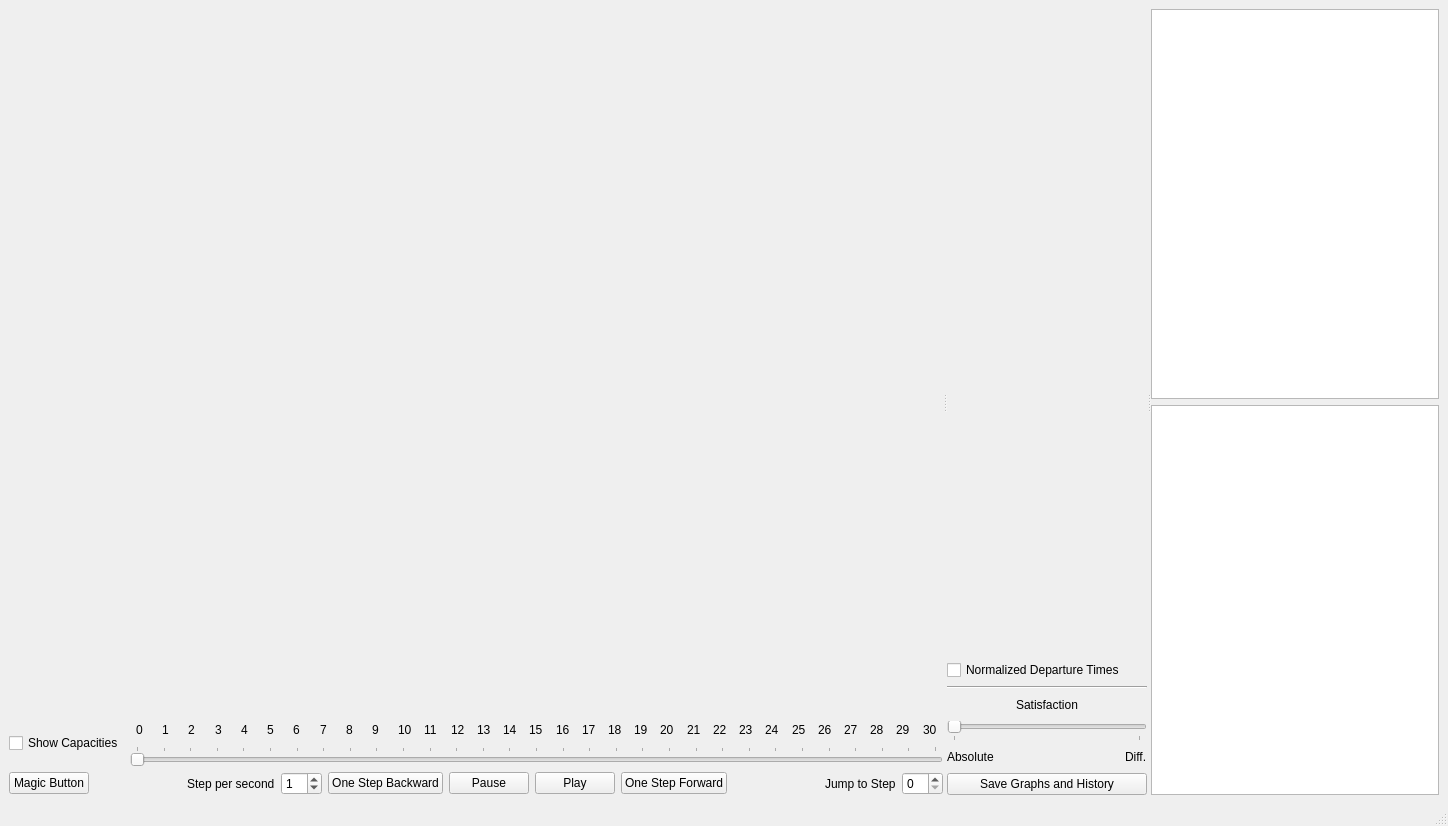
<?xml version="1.0" encoding="UTF-8"?>
<ui version="4.0">
 <class>StrategicLayer</class>
 <widget class="QMainWindow" name="StrategicLayer">
  <property name="geometry">
   <rect>
    <x>0</x>
    <y>0</y>
    <width>1448</width>
    <height>826</height>
   </rect>
  </property>
  <property name="windowTitle">
   <string>MainWindow</string>
  </property>
  <widget class="QWidget" name="centralwidget">
   <layout class="QVBoxLayout" name="verticalLayout_5">
    <item>
     <widget class="QSplitter" name="main_splitter">
      <property name="orientation">
       <enum>Qt::Horizontal</enum>
      </property>
      <widget class="QWidget" name="verticalLayoutWidget_2">
       <layout class="QVBoxLayout" name="verticalLayout_4">
        <item>
         <widget class="QWidget" name="main_frame" native="true"/>
        </item>
        <item>
         <layout class="QGridLayout" name="gridLayout">
          <item row="0" column="0">
           <widget class="QCheckBox" name="showCapacities">
            <property name="text">
             <string>Show Capacities</string>
            </property>
           </widget>
          </item>
          <item row="0" column="1">
           <layout class="QGridLayout" name="gridLayout_2">
            <item row="0" column="0">
             <layout class="QHBoxLayout" name="horizontalLayout_3">
              <item>
               <spacer name="horizontalSpacer">
                <property name="orientation">
                 <enum>Qt::Horizontal</enum>
                </property>
                <property name="sizeType">
                 <enum>QSizePolicy::Fixed</enum>
                </property>
                <property name="sizeHint" stdset="0">
                 <size>
                  <width>6</width>
                  <height>20</height>
                 </size>
                </property>
               </spacer>
              </item>
              <item>
               <widget class="QLabel" name="label_10">
                <property name="text">
                 <string>0</string>
                </property>
               </widget>
              </item>
              <item>
               <widget class="QLabel" name="label_9">
                <property name="text">
                 <string>1</string>
                </property>
               </widget>
              </item>
              <item>
               <widget class="QLabel" name="label_8">
                <property name="text">
                 <string>2</string>
                </property>
               </widget>
              </item>
              <item>
               <widget class="QLabel" name="label_7">
                <property name="text">
                 <string>3</string>
                </property>
               </widget>
              </item>
              <item>
               <widget class="QLabel" name="label_6">
                <property name="text">
                 <string>4</string>
                </property>
               </widget>
              </item>
              <item>
               <widget class="QLabel" name="label_5">
                <property name="text">
                 <string>5</string>
                </property>
               </widget>
              </item>
              <item>
               <widget class="QLabel" name="label_4">
                <property name="text">
                 <string>6</string>
                </property>
               </widget>
              </item>
              <item>
               <widget class="QLabel" name="label_3">
                <property name="text">
                 <string>7</string>
                </property>
               </widget>
              </item>
              <item>
               <widget class="QLabel" name="label_2">
                <property name="text">
                 <string>8</string>
                </property>
               </widget>
              </item>
              <item>
               <widget class="QLabel" name="label">
                <property name="text">
                 <string>9</string>
                </property>
               </widget>
              </item>
              <item>
               <widget class="QLabel" name="label_25">
                <property name="text">
                 <string>10</string>
                </property>
               </widget>
              </item>
              <item>
               <widget class="QLabel" name="label_24">
                <property name="text">
                 <string>11</string>
                </property>
               </widget>
              </item>
              <item>
               <widget class="QLabel" name="label_23">
                <property name="text">
                 <string>12</string>
                </property>
               </widget>
              </item>
              <item>
               <widget class="QLabel" name="label_22">
                <property name="text">
                 <string>13</string>
                </property>
               </widget>
              </item>
              <item>
               <widget class="QLabel" name="label_21">
                <property name="text">
                 <string>14</string>
                </property>
               </widget>
              </item>
              <item>
               <widget class="QLabel" name="label_20">
                <property name="text">
                 <string>15</string>
                </property>
               </widget>
              </item>
              <item>
               <widget class="QLabel" name="label_19">
                <property name="text">
                 <string>16</string>
                </property>
               </widget>
              </item>
              <item>
               <widget class="QLabel" name="label_18">
                <property name="text">
                 <string>17</string>
                </property>
               </widget>
              </item>
              <item>
               <widget class="QLabel" name="label_17">
                <property name="text">
                 <string>18</string>
                </property>
               </widget>
              </item>
              <item>
               <widget class="QLabel" name="label_16">
                <property name="text">
                 <string>19</string>
                </property>
               </widget>
              </item>
              <item>
               <widget class="QLabel" name="label_15">
                <property name="text">
                 <string>20</string>
                </property>
               </widget>
              </item>
              <item>
               <widget class="QLabel" name="label_14">
                <property name="text">
                 <string>21</string>
                </property>
               </widget>
              </item>
              <item>
               <widget class="QLabel" name="label_13">
                <property name="text">
                 <string>22</string>
                </property>
               </widget>
              </item>
              <item>
               <widget class="QLabel" name="label_12">
                <property name="text">
                 <string>23</string>
                </property>
               </widget>
              </item>
              <item>
               <widget class="QLabel" name="label_29">
                <property name="text">
                 <string>24</string>
                </property>
               </widget>
              </item>
              <item>
               <widget class="QLabel" name="label_30">
                <property name="text">
                 <string>25</string>
                </property>
               </widget>
              </item>
              <item>
               <widget class="QLabel" name="label_31">
                <property name="text">
                 <string>26</string>
                </property>
               </widget>
              </item>
              <item>
               <widget class="QLabel" name="label_32">
                <property name="text">
                 <string>27</string>
                </property>
               </widget>
              </item>
              <item>
               <widget class="QLabel" name="label_33">
                <property name="text">
                 <string>28</string>
                </property>
               </widget>
              </item>
              <item>
               <widget class="QLabel" name="label_34">
                <property name="text">
                 <string>29</string>
                </property>
               </widget>
              </item>
              <item>
               <widget class="QLabel" name="label_35">
                <property name="text">
                 <string>30</string>
                </property>
               </widget>
              </item>
             </layout>
            </item>
            <item row="1" column="0">
             <layout class="QHBoxLayout" name="horizontalLayout_4">
              <item>
               <widget class="QSlider" name="capacitySlider">
                <property name="maximum">
                 <number>30</number>
                </property>
                <property name="tracking">
                 <bool>true</bool>
                </property>
                <property name="orientation">
                 <enum>Qt::Horizontal</enum>
                </property>
                <property name="tickPosition">
                 <enum>QSlider::TicksAbove</enum>
                </property>
                <property name="tickInterval">
                 <number>1</number>
                </property>
               </widget>
              </item>
             </layout>
            </item>
           </layout>
          </item>
         </layout>
        </item>
        <item>
         <layout class="QHBoxLayout" name="horizontalLayout_2">
          <item>
           <widget class="QPushButton" name="magicButton">
            <property name="text">
             <string>Magic Button</string>
            </property>
           </widget>
          </item>
          <item>
           <spacer name="horizontalSpacer_3">
            <property name="orientation">
             <enum>Qt::Horizontal</enum>
            </property>
            <property name="sizeHint" stdset="0">
             <size>
              <width>40</width>
              <height>20</height>
             </size>
            </property>
           </spacer>
          </item>
          <item>
           <widget class="QLabel" name="label_28">
            <property name="text">
             <string>Step per second</string>
            </property>
           </widget>
          </item>
          <item>
           <widget class="QSpinBox" name="speedSpinBox">
            <property name="value">
             <number>1</number>
            </property>
           </widget>
          </item>
          <item>
           <widget class="QPushButton" name="oneStepBackward">
            <property name="text">
             <string>One Step Backward</string>
            </property>
           </widget>
          </item>
          <item>
           <widget class="QPushButton" name="pause">
            <property name="text">
             <string>Pause</string>
            </property>
           </widget>
          </item>
          <item>
           <widget class="QPushButton" name="play">
            <property name="text">
             <string>Play</string>
            </property>
           </widget>
          </item>
          <item>
           <widget class="QPushButton" name="play_one_step">
            <property name="text">
             <string>One Step Forward</string>
            </property>
           </widget>
          </item>
          <item>
           <spacer name="horizontalSpacer_4">
            <property name="orientation">
             <enum>Qt::Horizontal</enum>
            </property>
            <property name="sizeHint" stdset="0">
             <size>
              <width>40</width>
              <height>20</height>
             </size>
            </property>
           </spacer>
          </item>
          <item>
           <widget class="QLabel" name="label_36">
            <property name="text">
             <string>Jump to Step</string>
            </property>
           </widget>
          </item>
          <item>
           <widget class="QSpinBox" name="jumpSpinBox"/>
          </item>
         </layout>
        </item>
       </layout>
      </widget>
      <widget class="QWidget" name="verticalLayoutWidget_3">
       <layout class="QVBoxLayout" name="verticalLayout_3">
        <item>
         <widget class="QWidget" name="departureTimes" native="true"/>
        </item>
        <item>
         <widget class="QWidget" name="satisfaction" native="true"/>
        </item>
        <item>
         <widget class="QCheckBox" name="normalized">
          <property name="text">
           <string>Normalized Departure Times</string>
          </property>
         </widget>
        </item>
        <item>
         <widget class="Line" name="line">
          <property name="orientation">
           <enum>Qt::Horizontal</enum>
          </property>
         </widget>
        </item>
        <item>
         <layout class="QHBoxLayout" name="horizontalLayout_5">
          <item>
           <spacer name="horizontalSpacer_6">
            <property name="orientation">
             <enum>Qt::Horizontal</enum>
            </property>
            <property name="sizeHint" stdset="0">
             <size>
              <width>40</width>
              <height>20</height>
             </size>
            </property>
           </spacer>
          </item>
          <item>
           <widget class="QLabel" name="label_27">
            <property name="sizePolicy">
             <sizepolicy hsizetype="Fixed" vsizetype="Fixed">
              <horstretch>0</horstretch>
              <verstretch>0</verstretch>
             </sizepolicy>
            </property>
            <property name="text">
             <string>Satisfaction</string>
            </property>
           </widget>
          </item>
          <item>
           <spacer name="horizontalSpacer_7">
            <property name="orientation">
             <enum>Qt::Horizontal</enum>
            </property>
            <property name="sizeHint" stdset="0">
             <size>
              <width>40</width>
              <height>20</height>
             </size>
            </property>
           </spacer>
          </item>
         </layout>
        </item>
        <item>
         <widget class="QSlider" name="satisfactionSlider">
          <property name="maximum">
           <number>1</number>
          </property>
          <property name="orientation">
           <enum>Qt::Horizontal</enum>
          </property>
          <property name="tickPosition">
           <enum>QSlider::TicksBelow</enum>
          </property>
         </widget>
        </item>
        <item>
         <layout class="QHBoxLayout" name="horizontalLayout">
          <item>
           <widget class="QLabel" name="label_26">
            <property name="sizePolicy">
             <sizepolicy hsizetype="Fixed" vsizetype="Fixed">
              <horstretch>0</horstretch>
              <verstretch>0</verstretch>
             </sizepolicy>
            </property>
            <property name="text">
             <string>Absolute</string>
            </property>
           </widget>
          </item>
          <item>
           <spacer name="horizontalSpacer_5">
            <property name="orientation">
             <enum>Qt::Horizontal</enum>
            </property>
            <property name="sizeHint" stdset="0">
             <size>
              <width>40</width>
              <height>20</height>
             </size>
            </property>
           </spacer>
          </item>
          <item>
           <widget class="QLabel" name="label_11">
            <property name="enabled">
             <bool>true</bool>
            </property>
            <property name="sizePolicy">
             <sizepolicy hsizetype="Fixed" vsizetype="Fixed">
              <horstretch>0</horstretch>
              <verstretch>0</verstretch>
             </sizepolicy>
            </property>
            <property name="maximumSize">
             <size>
              <width>16777215</width>
              <height>16777215</height>
             </size>
            </property>
            <property name="text">
             <string>Diff.</string>
            </property>
           </widget>
          </item>
         </layout>
        </item>
        <item>
         <widget class="QPushButton" name="saveGraphs">
          <property name="text">
           <string>Save Graphs and History</string>
          </property>
         </widget>
        </item>
       </layout>
      </widget>
      <widget class="QWidget" name="verticalLayoutWidget">
       <layout class="QVBoxLayout" name="verticalLayout">
        <item>
         <widget class="QTextBrowser" name="story"/>
        </item>
        <item>
         <widget class="QTextBrowser" name="information"/>
        </item>
       </layout>
      </widget>
     </widget>
    </item>
   </layout>
  </widget>
  <widget class="QMenuBar" name="menubar">
   <property name="geometry">
    <rect>
     <x>0</x>
     <y>0</y>
     <width>1448</width>
     <height>27</height>
    </rect>
   </property>
  </widget>
  <widget class="QStatusBar" name="statusbar"/>
 </widget>
 <resources/>
 <connections/>
</ui>
